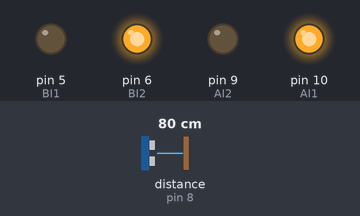
Simulated run of this sketch. Board: Arduino Uno, built with avr-gcc and run on an emulated ATmega328P. On the bench: output pins drawn as LEDs (lit = HIGH). Wiring (inferred from the names in the program): ultrasonic range finder: trigger pin 7; echo pin 8. The test bench sets the inputs (shaded band); at power-on: distance to the obstacle (sensor on pin 8) 80 cm. The echo pulse lasts 58.3 µs per cm; pins used as bus, display or sensor lines are not drawn.

Above: at 1.2 s.
1.3 s: distance to the obstacle (sensor on pin 8) set to 12 cm
4.3 s: distance to the obstacle (sensor on pin 8) set to 9 cm
At 6.1 s:
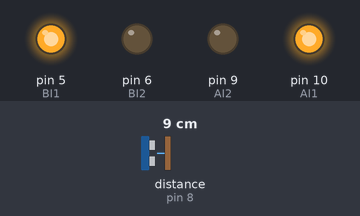
At 7.16 s:
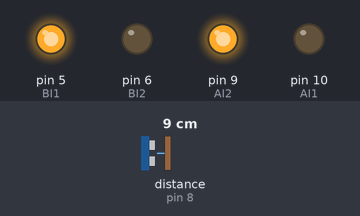
7.3 s: distance to the obstacle (sensor on pin 8) set to 18 cm
10.3 s: distance to the obstacle (sensor on pin 8) set to 2 cm
At 10.8 s:
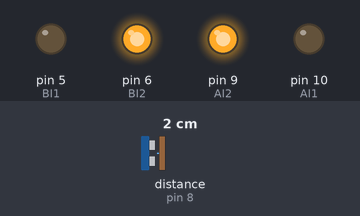
Timing chart, 0 to 14.3 s (numbered marks = the images above; inputs shaded):
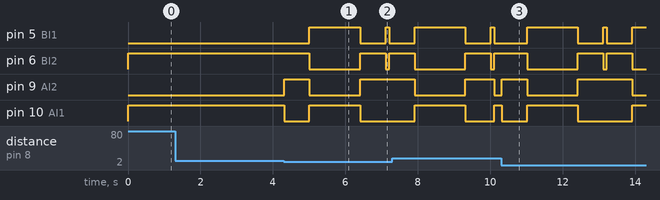

Measured:
- the behaviour switches between 11 and 10 cm on distance to the obstacle (sensor on pin 8) (found by bisection; images 0 and 1)
- after the input at 4.3 s, pin 5 (BI1): LOW → HIGH after 0.71 s, → LOW 1.4 s later, → HIGH 0.70 s later, → LOW 0.10 s later; pin 6 (BI2): HIGH → LOW after 0.71 s, → HIGH 1.4 s later, → LOW 0.70 s later, → HIGH 0.10 s later
- after the input at 10.3 s, pin 5 (BI1): goes HIGH 1.4 s, LOW 0.70 s, HIGH 0.10 s, LOW 0.70 s, then HIGH, starting after 0.72 s; pin 6 (BI2): goes LOW 1.4 s, HIGH 0.70 s, LOW 0.10 s, HIGH 0.70 s, then LOW, starting after 0.72 s

The sketch:

motor_control.ino
```cpp
const int BI1 = 5;
const int BI2 = 6;
const int AI1 = 10;
const int AI2 = 9;
const unsigned int TRIG_PIN=7;
const unsigned int ECHO_PIN=8;
const unsigned int BAUD_RATE=9600;
byte speed = 255; //This can be between 0 to 255 to control the speed
const int move_delay = 2000; //mili second

void setup() {
  // put your setup code here, to run once:
  pinMode(BI1, OUTPUT);
  pinMode(BI2, OUTPUT);
  pinMode(AI1, OUTPUT);
  pinMode(AI2, OUTPUT);
  pinMode(TRIG_PIN, OUTPUT);
//  pinMode(ECHO_PIN, INPUT);
//  Serial.begin(BAUD_RATE);

}

float get_distance() {
  digitalWrite(TRIG_PIN, LOW);
  delayMicroseconds(2);
  digitalWrite(TRIG_PIN, HIGH);
  delayMicroseconds(10);
  digitalWrite(TRIG_PIN, LOW);
  const unsigned long duration= pulseIn(ECHO_PIN, HIGH);
  float distance= duration/29/2;
  return distance;
}

void forward_left(){
  analogWrite(AI1, speed);
  analogWrite(AI2, 0);
}

void backward_left(){
  analogWrite(AI1, 0);
  analogWrite(AI2, speed);
}

void forward_right(){
  analogWrite(BI1, 0);
  analogWrite(BI2, speed);
}

void backward_right(){
  analogWrite(BI1, speed);
  analogWrite(BI2, 0);
}

void motor_stop(){
  analogWrite(AI1, 0);
  analogWrite(AI2, 0);
  analogWrite(BI1, 0);
  analogWrite(BI2, 0);
}

void motor_forward(){
  forward_right();
  forward_left();
}

void motor_backward(){
  backward_right();
  backward_left();
}

void turn_left(){
  backward_left();
  forward_right();
}

void turn_right(){
  backward_right();
  forward_left();
}


void loop() {
//  int distance_old = get_distance();
//  if(distance_old>10){
//    motor_forward();
//  }
//  delay(500);
//  if(distance_old<10){
//    motor_backward();
//  }
//  delay(500);
  int turn_time = 700; //mili second
  int move_time = 100; //mili second
  float danger_distance = 10.0; // cm

  // look at the front and measure distance
  //motor_stop();
  float distance_front = get_distance();

  if(distance_front<danger_distance){
    //turn left and measure distance
    turn_left();
    delay(turn_time);
    motor_stop();
    float distance_left = get_distance();
    //turn right and measure distance
    turn_right();
    delay(2*turn_time);
    motor_stop();
    float distance_right = get_distance();
    //turn back to face the front
    turn_left();
    delay(turn_time);
    motor_stop();

    // choose where to go
    if((distance_right>distance_front) && (distance_right>danger_distance) && (distance_right>distance_left)){
      turn_right();
      delay(turn_time);
      motor_forward();
      delay(move_time);
      motor_stop();
    }
    else if((distance_left>distance_front) && (distance_left>danger_distance) && (distance_right<distance_left)){
      turn_left();
      delay(turn_time);
      motor_forward();
      delay(move_time);
      motor_stop();
    }
    else{
      motor_backward();
      delay(move_time);
      motor_stop();
    }
  }
  else{
    motor_forward();
    delay(move_time);
    motor_stop();
  }

  if(distance_front == 0){
      motor_backward();
      delay(move_time);
      motor_stop();
    }


//  if(distance_old<20){
//    turn_left();
//    }
//  else{
//    motor_forward();
//  }
//  delay(move_delay);
//  int distance = get_distance();
//  if(distance-distance_old>=0){
//    motor_forward();
//    }
//  else{
//    turn_right();
//  }
//
//  delay(move_delay);

}
```
